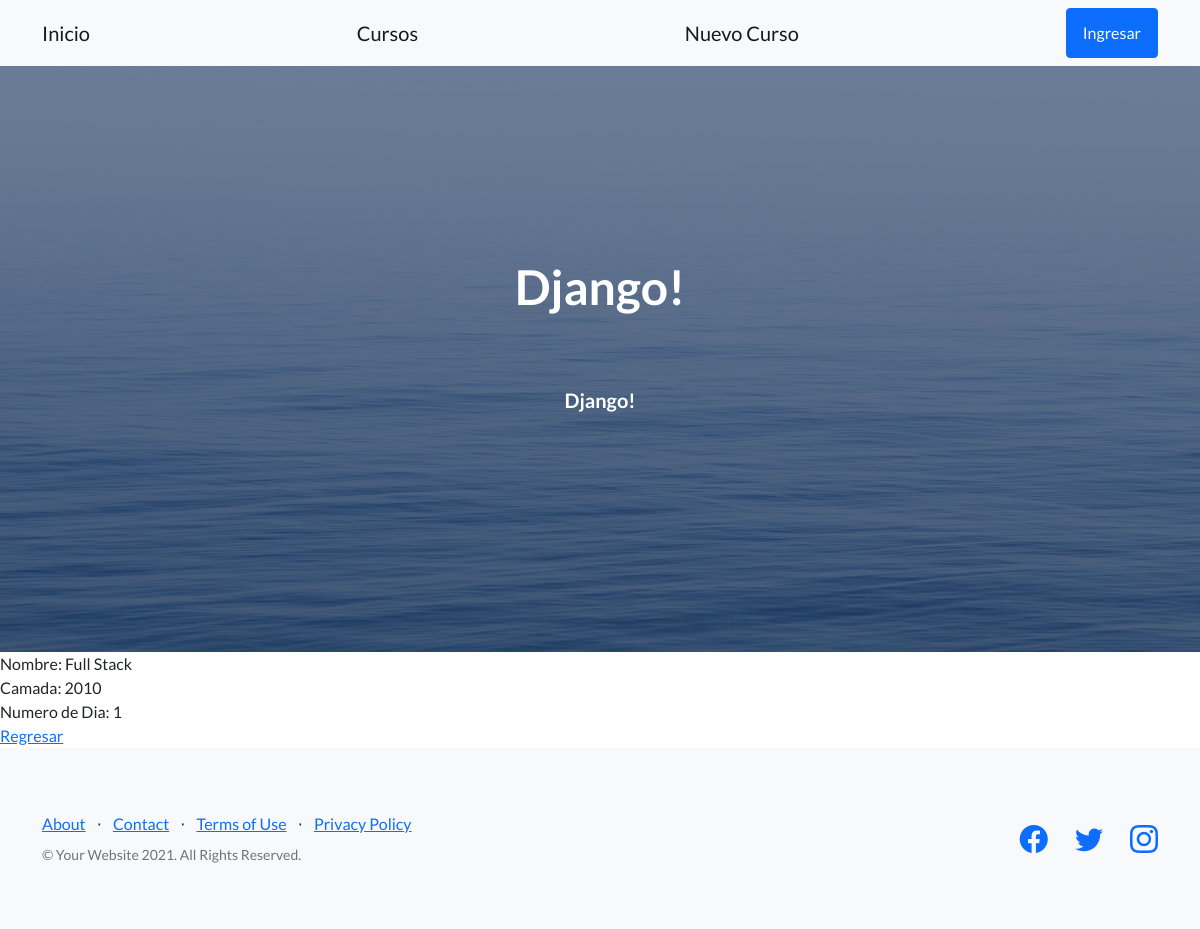
/AppCoder/cursos/detail/10, run on the app's committed database.
### AppCoder/models.py (models this page shows)
class Curso(models.Model):
    nombre = models.CharField(max_length=40)
    camada = models.IntegerField()
    numero_dia = models.IntegerField()

### AppCoder/views.py (the view)
# urls.py: path("cursos/detail/<pk>", views.CursoDetail.as_view(), name='Detail'),
class CursoDetail(DetailView):
    model = Curso
    template = 'AppCoder/curso_detail.html'

### AppCoder/templates/AppCoder/curso_detail.html
{% extends "AppCoder/padre.html" %}
{% load static %}
{% block contenidoQueCambia %}
Nombre: {{curso.nombre}}
<br>
Camada: {{curso.camada}}
<br>
Numero de Dia: {{curso.numero_dia}}
<br>
<a href="{%url 'List' %}">Regresar </a>
{% endblock %}

### data on the page
Curso: nombre "Full Stack", camada "2010", numero_dia "1"
